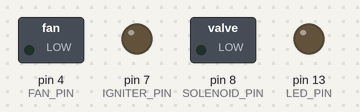
This sketch was run on a simulated Arduino Uno, built with avr-gcc and run on an emulated ATmega328P. On the bench: switched loads named in the sketch (green lamp = pin HIGH), output pins drawn as LEDs (lit = HIGH).

Above: at 0.1 s.
At 14.6 s:
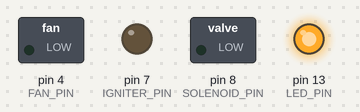
At 18.6 s:
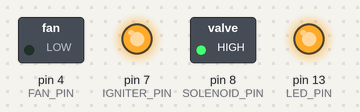
At 22.1 s:
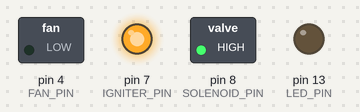
At 29.6 s:
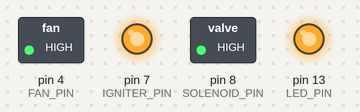
At 38.6 s:
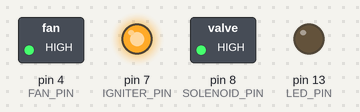
Timing chart, 0 to 40.0 s (numbered marks = the images above):
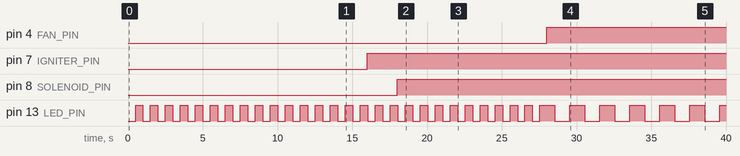

Measured:
- by itself, pin 4 (FAN_PIN): LOW → HIGH at 28.0 s
- by itself, pin 7 (IGNITER_PIN): LOW → HIGH at 16.0 s
- by itself, pin 8 (SOLENOID_PIN): LOW → HIGH at 18.0 s
- by itself, pin 13 (LED_PIN): goes 27 × (HIGH 0.50 s, LOW 0.50 s), 6 × (HIGH 1.0 s, LOW 1.0 s), then HIGH

The sketch:

mosquitomagnet.ino
```cpp
// Pin Definitions
const int FAN_PIN = 4;
const int IGNITER_PIN = 7;
const int SOLENOID_PIN = 8;
const int LED_PIN = 13;
const int THERMISTOR_PIN = A1;


// Thresholds for thermistor voltage
const float MIN_VOLTAGE = 2.0;
const float MAX_VOLTAGE = 3.0;


// Functions for measuring elapsed seconds
unsigned long timerStart;
void timerReset() {
  timerStart = millis() / 1000;
}

bool timer(int s) { // True if 's' seconds since last reset
  unsigned long timeNow = millis() / 1000;
  return timeNow > timerStart + s;
}


// Blinking the LED
int ledDelay = 500;
unsigned long ledTimer = millis();
bool led = false;
void blink() {
  if (millis() > ledTimer + ledDelay) {
    ledTimer = millis();
    led = !led;
    digitalWrite(LED_PIN, led);
  }
}


// States
enum {
  IGNITER_WAIT,
  SOLENOID_WAIT,
  FAN_WAIT,
  EVERYTHING_STARTED,
  SOLENOID_SHUTDOWN,
  IGNITER_SHUTDOWN,
  FAN_SHUTDOWN,
  EVERYTHING_STOPPED
};

unsigned char state = IGNITER_WAIT;


void setup() {
  pinMode(FAN_PIN, OUTPUT);
  pinMode(IGNITER_PIN, OUTPUT);
  pinMode(SOLENOID_PIN, OUTPUT);
  pinMode(LED_PIN, OUTPUT);
  timerReset();
}


void loop() {
  switch (state) {
    case IGNITER_WAIT:
      if (timer(15)) {
        digitalWrite(IGNITER_PIN, HIGH);
        state = SOLENOID_WAIT;
      }
      break;
    case SOLENOID_WAIT:
      if (timer(17)) {
        digitalWrite(SOLENOID_PIN, HIGH);
        state = FAN_WAIT;
      }
      break;
    case FAN_WAIT:
      if (timer(27)) {
        digitalWrite(FAN_PIN, HIGH);
        ledDelay = 1000;
        state = EVERYTHING_STARTED;
      }
      break;
    case EVERYTHING_STARTED:
      if (timer(600)) { // Lets 10 minutes pass befor checking thermistor
          float voltage = analogRead(THERMISTOR_PIN) * 5.0 / 1023.0;
          if (voltage < MIN_VOLTAGE || voltage > MAX_VOLTAGE) {
              state = SOLENOID_SHUTDOWN;
              ledDelay = 300;
          }
      }
      break;
    case SOLENOID_SHUTDOWN:
      timerReset();
      digitalWrite(SOLENOID_PIN, LOW);
      state = IGNITER_SHUTDOWN;
      break;
    case IGNITER_SHUTDOWN:
      if (timer(10)) {
        digitalWrite(IGNITER_PIN, LOW);
        state = FAN_SHUTDOWN;
      }
      break;
    case FAN_SHUTDOWN:
      if (timer(130)) {
        digitalWrite(FAN_PIN, LOW);
        state = EVERYTHING_STOPPED;
        ledDelay = 2000;
      }
      break;
    case EVERYTHING_STOPPED:
      break;
  }
  blink();
}
```
